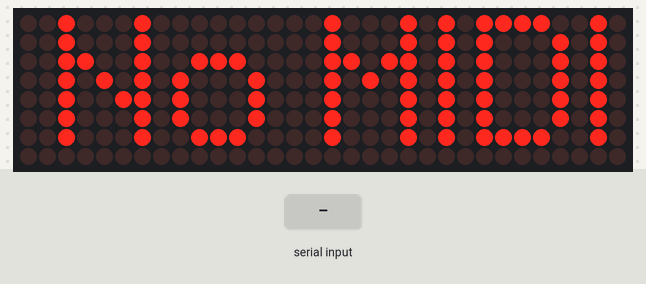
A sketch run on a simulated Arduino Uno, built with avr-gcc and run on an emulated ATmega328P. On the bench: 32×8 LED matrix. The test bench sets the inputs (shaded band).

Above: at 1.2 s.
1.3 s: "1" received over Serial
At 1.7 s:
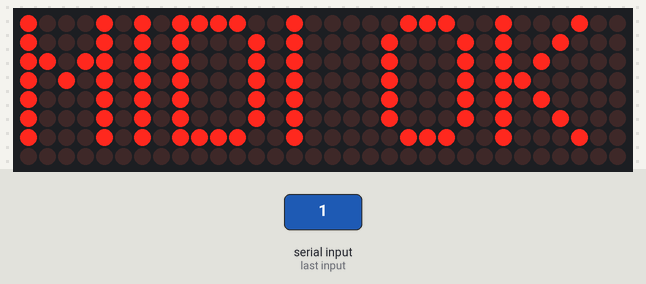
2.8 s: byte 250 (0xFA) received over Serial
At 3.3 s:
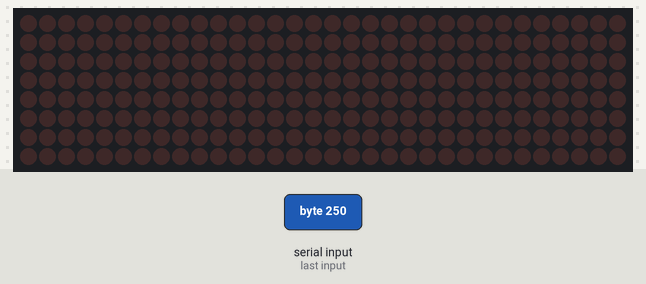
4.3 s: byte 252 (0xFC) received over Serial
At 5.2 s:
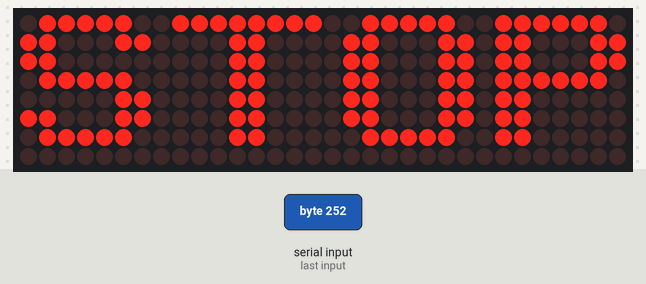
Timing chart, 0 to 7.3 s (numbered marks = the images above; inputs shaded):
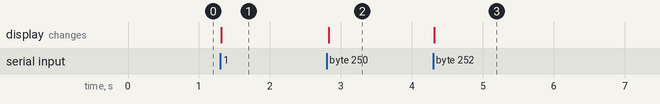

The sketch:

beatmatrix.ino
```cpp
#include "LedControl.h"
LedControl lc(11, 13, 9, 4);

byte n[10][6] = {
  {
  B11111110,
  B11000110,
  B11000110,
  B11000110,
  B11000110,
  B11111110,
  },
  {
  B00001110,
  B00000110,
  B00000110,
  B00000110,
  B00000110,
  B00000110,
  },
  {
  B11111110,
  B11000110,
  B00000110,
  B11111110,
  B11000000,
  B11111110,
  },
  {
  B11111110,
  B00000110,
  B00111110,
  B00000110,
  B11000110,
  B11111110,
  },
  {
  B11000110,
  B11000110,
  B11000110,
  B11111110,
  B00000110,
  B00000110,
  },
  {
  B11111110,
  B11000000,
  B11111110,
  B00000110,
  B11000110,
  B11111110,
  },
  {
  B11111110,
  B11000000,
  B11111110,
  B11000110,
  B11000110,
  B11111110,
  },
  {
  B11111110,
  B11000110,
  B00000110,
  B00000110,
  B00000110,
  B00000110,
  },
  {
  B11111110,
  B11000110,
  B11111110,
  B11000110,
  B11000110,
  B11111110,
  },
  {
  B11111110,
  B11000110,
  B11000110,
  B11111110,
  B00000110,
  B11111110,
  },
};


byte sn[4][6] = {
  {
  B00000111,
  B00000011,
  B00000011,
  B00000011,
  B00000011,
  B10000011,
  },
  {
  B00111111,
  B00110011,
  B00000011,
  B00111111,
  B00110000,
  B10111111,
  },
  {
  B00111111,
  B00000011,
  B00001111,
  B00000011,
  B00110011,
  B10111111,
  },
  {
  B00110011,
  B00110011,
  B00110011,
  B00111111,
  B00000011,
  B10000011,
  },
};

byte msg_nomidi[32] = {
  B00100010,B00000000,B10001010,B11110010,
  B00100010,B00000000,B10001010,B10001010,
  B00110010,B01110000,B11011010,B10001010,
  B00101010,B10001000,B10101010,B10001010,
  B00100110,B10001000,B10001010,B10001010,
  B00100010,B10001000,B10001010,B10001010,
  B00100010,B01110000,B10001010,B11110010,
  B00000000,B00000000,B00000000,B00000000,
};

byte msg_midiok[32] = {
  B10001010,B11110010,B00001110,B01000100,
  B10001010,B10001010,B00010001,B01001000,
  B11011010,B10001010,B00010001,B01010000,
  B10101010,B10001010,B00010001,B01100000,
  B10001010,B10001010,B00010001,B01010000,
  B10001010,B10001010,B00010001,B01001000,
  B10001010,B11110010,B00001110,B01000100,
  B00000000,B00000000,B00000000,B00000000,
};

byte msg_stop[32] = {
  B01111100,B11111111,B00111110,B01111110,
  B11000110,B00011000,B01100011,B01100011,
  B11000000,B00011000,B01100011,B01100011,
  B01111100,B00011000,B01100011,B01111110,
  B00000110,B00011000,B01100011,B01100000,
  B11000110,B00011000,B01100011,B01100000,
  B01111100,B00011000,B00111110,B01100000,
  B00000000,B00000000,B00000000,B00000000,
};

byte tick, beat, semi, pattern, cpattern, b, c, x;
word measure, message;
bool is_play, midi_wait;


void setup() {
  Serial.begin(31250);
  // put your setup code here, to run once:
  for(x =0; x < 4; x++) {
    lc.shutdown(x, false);
    lc.setIntensity(x, 0);
  }
  for(c = 1; c < 4; c++) {
    for(x = 0; x < 6; x++) {
      lc.setRow(c, x, n[0][x]);
    }
  }
  for(x = 0; x < 6; x++) {
    lc.setRow(0, x, sn[0][x]);
  }

  measure = 1;
  tick = pattern = cpattern = 0;
  beat = semi = 1;
  is_play = false;
  midi_wait = true;
  message = 2;

 Graphics(msg_nomidi);
}


void ShowBar(int num, int row, bool mode) {
  int lastled = ((mode ? 8 : 7) - (num & 7));
  int pos = num >> 3;
  for(int c = 3; c >= 0; c--) {
    if(pos > c) lc.setRow(c, row, (mode ? 255 : 0));
    if(pos == c) lc.setRow(c, row, (mode ? 255 : 128) >> lastled);
    if(pos < c) lc.setRow(c, row, 0);
  }
}


void Clear(bool mode) {
  for(c = 0; c < 4; c++) {
    for(x = 0; x < 8; x++) {
      lc.setRow(c, x, (mode ? 255 : 0));
    }
  }
}


void Graphics(byte source[]) {
 for(c = 0; c < 4; c++) {
  for(x = 0; x < 8; x++) {
    lc.setRow(3 - c, x, source[x * 4 + c]);
  }
 }
}


void DisplayBeat(int num) {
  for(int c = 0; c < 6; c++) {
    lc.setRow(0, c, sn[num][c]);
  }
}


void DisplayNum(int num) {
  int curnum;
  int divider = 100;
  for(int c = 0; c < 3; c++) {
    curnum = num / divider;
    num = num - (curnum * divider);
    for(int r = 0; r < 6; r++) {
      lc.setRow(3 - c, r, n[curnum][r]);
    }
    divider = divider / 10;
  }
}


void loop() {
}


void serialEvent() {
  while(Serial.available()) {
    if(midi_wait) {
      midi_wait = false;
      Graphics(msg_midiok);
      message = 100;
    }
    byte cmd = (byte)Serial.read();
    switch(cmd) {
      case 0xF8: // tick
        tick++;
        if(tick == 6) {
          tick = 0;
          if(is_play)
          {
            semi++;
            if(semi == 5) {
              beat++;
              semi = 1;
              pattern--;
              if(pattern == 0) {
                pattern = 32;
              }
              if(beat == 5) {
                measure++;
                beat = 1;
              }
            }
          }
/*
          if(!message) {
          }
*/
          if(message == 0) {
            DisplayNum(measure);
            ShowBar(pattern, 7, true);
            DisplayBeat(beat - 1);
          }
        }
        if(message > 0) {
          message--;
          if(message == 0) {
            Clear(false);
          }
        }
        /* UI.setLED(cpattern, semi & 1); */
      break;
      case 0xFA: // play
        DisplayNum(1);
        ShowBar(32, 7, true);
        pattern = 32;
        tick = 0;
        beat = semi = 1;
        measure = 1;
        is_play = true;
        if(message > 0) {
          message = 0;
          Clear(false);
        }
      break;
      case 0xFC: // stop
        is_play = false;
        measure = 1;
        pattern = 0;
        beat = semi = 1;
        Graphics(msg_stop);
/*
        DisplayNum(1);
        ShowBar(0, 7, true);
*/
        message = 50;
      break;
    }
  }
}
```

Measured:
- after the input at 1.3 s, the display: changes at once (image 1)
- after the input at 2.8 s, the display: changes at once (image 2)
- after the input at 4.3 s, the display: changes at once (image 3)
